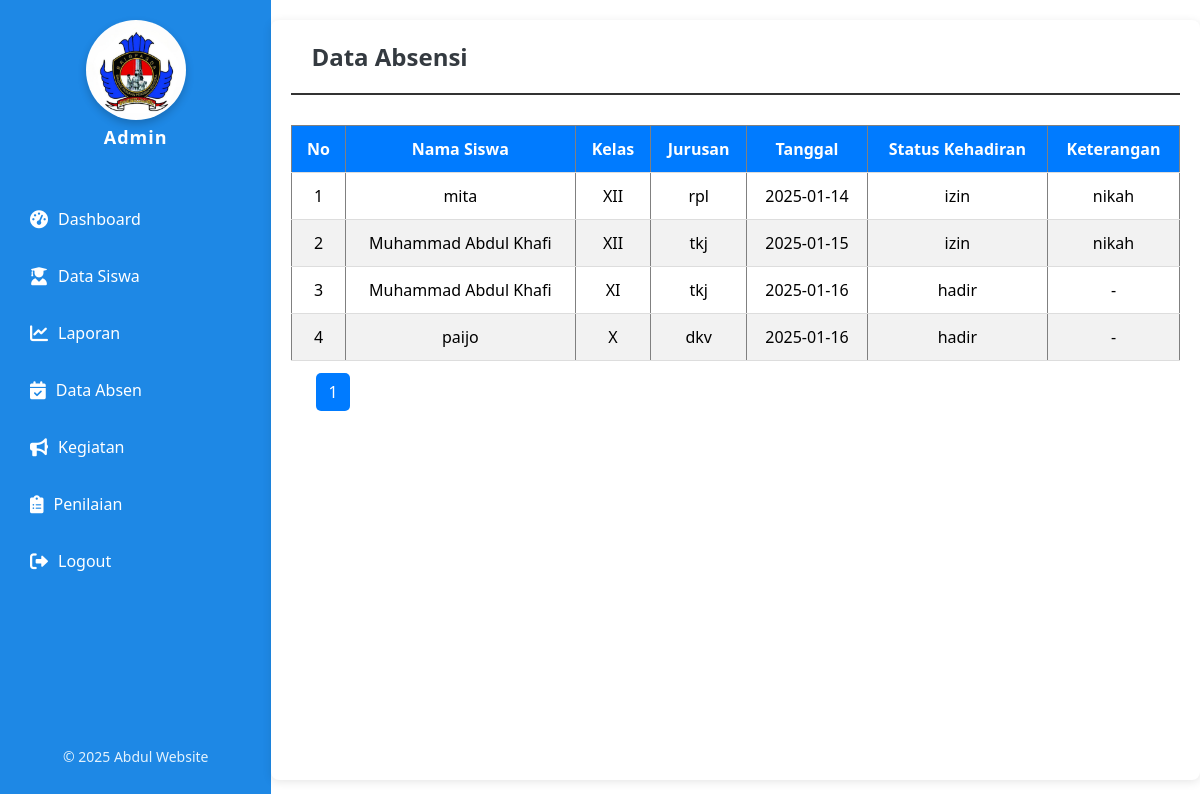
Before: /data_absen.php with the older database file.
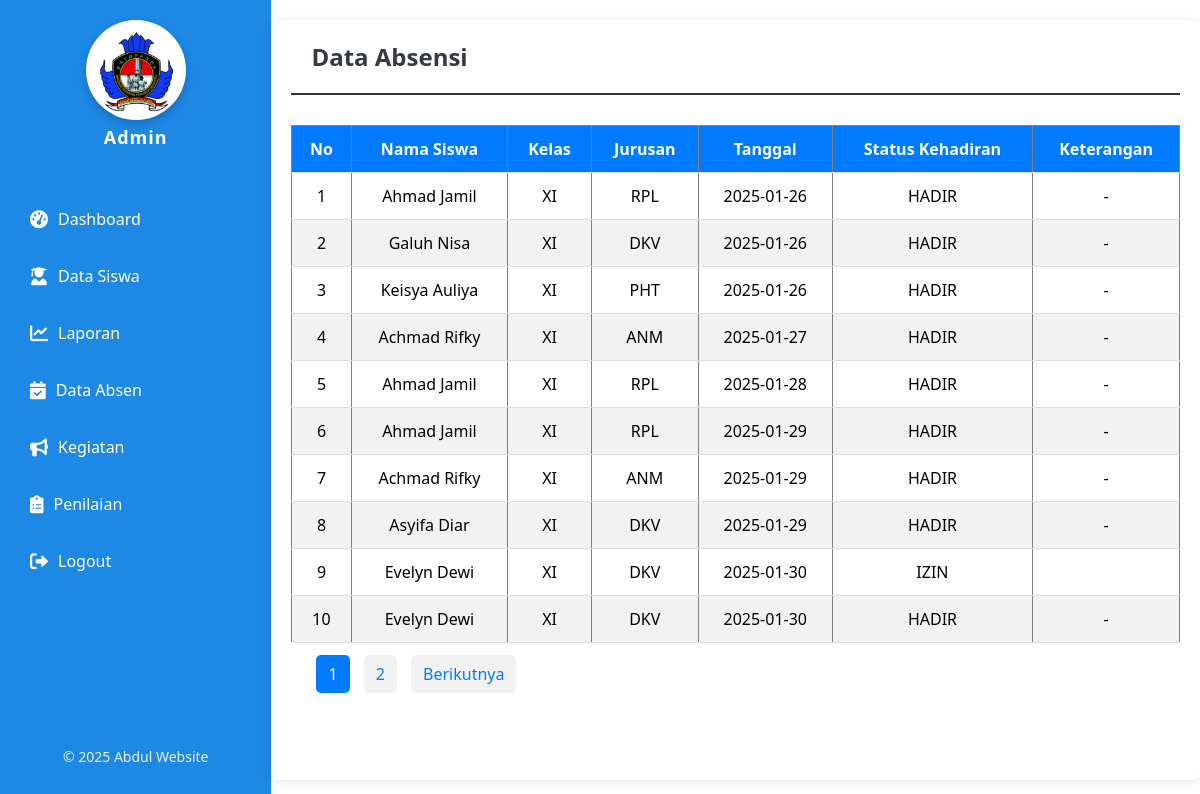
After: the same page with the newer database file.
### tables this page shows
CREATE TABLE `data_absen` (
  `id` int(11) NOT NULL,
  `user_id` int(11) NOT NULL,
  `nisn` varchar(100) NOT NULL,
  `nama` varchar(100) NOT NULL,
  `kelas` enum('X','XI','XII') NOT NULL,
  `tanggal` date NOT NULL,
  `waktu` time NOT NULL,
  `status` enum('HADIR','IZIN','SAKIT','ALPHA') NOT NULL,
  `keterangan` text NOT NULL,
  `jurusan` enum('RPL','TKJ','DKV','TB','PHT','ANM','SIJA') NOT NULL,
  `id_kegiatan` int(11) NOT NULL
);

CREATE TABLE `data_siswa` (
  `id` int(11) NOT NULL,
  `nisn` varchar(10) NOT NULL,
  `email` varchar(100) NOT NULL,
  `nama` varchar(100) NOT NULL,
  `jenis_kelamin` enum('laki-laki','perempuan') NOT NULL,
  `alamat` text NOT NULL,
  `kelas` enum('X','XI','XII') NOT NULL,
  `jurusan` enum('RPL','TKJ','DKV','TB','PHT','ANM','SIJA') NOT NULL,
  `telepon` varchar(20) NOT NULL,
  `user_type` enum('admin','user') NOT NULL
);

### data_absen.php (the view, shortened to what this page needs)
<?php
include 'koneksi.php';
$limit = 10;
$halaman = isset($_GET['halaman']) ? (int)$_GET['halaman'] : 1;
$offset = ($halaman - 1) * $limit;
$query = "SELECT a.id, s.nama, a.kelas, a.jurusan, a.tanggal, a.status, a.keterangan
          FROM data_absen a
          JOIN data_siswa s ON a.user_id = s.id
          LIMIT $limit OFFSET $offset";
$result = $conn->query($query);
$total_query = "SELECT COUNT(*) as total FROM data_absen";
$total_result = $conn->query($total_query);
$total_row = $total_result->fetch_assoc();
$total_data = $total_row['total'];
$total_halaman = ceil($total_data / $limit);
?>
<!DOCTYPE html>
<html lang="en">
<head>
    <link rel="stylesheet" href="https://cdnjs.cloudflare.com/ajax/libs/font-awesome/6.0.0-beta3/css/all.min.css">
</head>
<body>
<div class="sidebar">
        <div class="logo">
        <img src="img/logo BP-Photoroom.png" alt="Logo">
        </div>
        <h2>Admin</h2>
        <ul>
            <li><a href="admin_dashboard.php"><i class="fas fa-tachometer-alt"></i> Dashboard</a></li>
            <li><a href="data_siswa.php"><i class="fas fa-user-graduate"></i> Data Siswa</a></li>
            <li><a href="laporan.php"><i class="fas fa-chart-line"></i> Laporan</a></li>
            <li><a href="data_absen.php"><i class="fas fa-calendar-check"></i> Data Absen</a></li>
            <li><a href="kegiatan.php"><i class="fas fa-bullhorn"></i> Kegiatan</a></li>
            <li><a href="penilaian.php"><i class="fas fa-clipboard-list"></i> Penilaian</a></li>
            <li><a href="logout.php"><i class="fas fa-sign-out-alt"></i> Logout</a></li>
        </ul>
        <footer>
            <p>&copy; 2025 Abdul Website</p>
        </footer>
    </div>
    <div class="table-container">
    <div class="section-header">
        <h2 class="section-title">Data Absensi</h2>
    </div>
        <table border="1">
            <thead>
                <tr>
                    <th>No</th>
                    <th>Nama Siswa</th>
                    <th>Kelas</th>
                    <th>Jurusan</th>
                    <th>Tanggal</th>
                    <th>Status Kehadiran</th>
                    <th>Keterangan</th>
                </tr>
            </thead>
            <tbody>
            <?php
                if ($result->num_rows > 0) {
                    $no = $offset + 1;
                    while ($row = $result->fetch_assoc()) {
                        echo "<tr>
                                <td>{$no}</td>
                                <td>{$row['nama']}</td>
                                <td>{$row['kelas']}</td>
                                <td>{$row['jurusan']}</td>
                                <td>{$row['tanggal']}</td>
                                <td>{$row['status']}</td>
                                <td>{$row['keterangan']}</td>
                            </tr>";
                        $no++;
                    }
                } else {
                    echo "<tr><td colspan='7'>Tidak ada data tersedia.</td></tr>";
                }
            ?>
            </tbody>
        </table>
            <div class="pagination">
                <?php for ($i = 1; $i <= $total_halaman; $i++): ?>
                    <?php if ($i == $halaman): ?>
                        <span class="active"><?= $i ?></span>
                    <?php else: ?>
                        <a href="?halaman=<?= $i ?>"><?= $i ?></a>
                    <?php endif; ?>
                <?php endfor; ?>
                <?php if ($halaman < $total_halaman): ?>
                    <a href="?halaman=<?= $halaman + 1 ?>">Berikutnya</a>
                <?php endif; ?>
            </div>
    </div>
</body>
</html>

Changed rows visible on the page:
removed data_absen: user.nama "mita", kelas "XII", jurusan "rpl", tanggal "2025-01-14", status "izin", keterangan "nikah"
removed data_absen: user.nama "Muhammad Abdul Khafi", kelas "XII", jurusan "tkj", tanggal "2025-01-15", status "izin", keterangan "nikah"
removed data_absen: user.nama "Muhammad Abdul Khafi", kelas "XI", jurusan "tkj", tanggal "2025-01-16", status "hadir", keterangan "-"
removed data_absen: user.nama "paijo", kelas "X", jurusan "dkv", tanggal "2025-01-16", status "hadir", keterangan "-"
added data_absen: user.nama "Ahmad Jamil", kelas "XI", jurusan "RPL", tanggal "2025-01-26", status "HADIR", keterangan "-"
added data_absen: user.nama "Galuh Nisa", kelas "XI", jurusan "DKV", tanggal "2025-01-26", status "HADIR", keterangan "-"
added data_absen: user.nama "Keisya Auliya", kelas "XI", jurusan "PHT", tanggal "2025-01-26", status "HADIR", keterangan "-"
added data_absen: user.nama "Achmad Rifky", kelas "XI", jurusan "ANM", tanggal "2025-01-27", status "HADIR", keterangan "-"
added data_absen: user.nama "Ahmad Jamil", kelas "XI", jurusan "RPL", tanggal "2025-01-28", status "HADIR", keterangan "-"
added data_absen: user.nama "Ahmad Jamil", kelas "XI", jurusan "RPL", tanggal "2025-01-29", status "HADIR", keterangan "-"
added data_absen: user.nama "Achmad Rifky", kelas "XI", jurusan "ANM", tanggal "2025-01-29", status "HADIR", keterangan "-"
added data_absen: user.nama "Asyifa Diar", kelas "XI", jurusan "DKV", tanggal "2025-01-29", status "HADIR", keterangan "-"
added data_absen: user.nama "Evelyn Dewi", kelas "XI", jurusan "DKV", tanggal "2025-01-30", status "IZIN"
added data_absen: user.nama "Evelyn Dewi", kelas "XI", jurusan "DKV", tanggal "2025-01-30", status "HADIR", keterangan "-"
Other visible differences:
new list line: "2"
text now shown: "Berikutnya"
